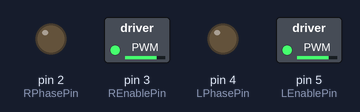
Recording of a sketch running on a simulated Arduino Uno, built with avr-gcc and run on an emulated ATmega328P. Shown: switched loads named in the sketch (green lamp = pin HIGH), output pins drawn as LEDs (lit = HIGH).

Above: at 0.1 s.
Timing chart, 0 to 1.6 s (numbered marks = the images above):
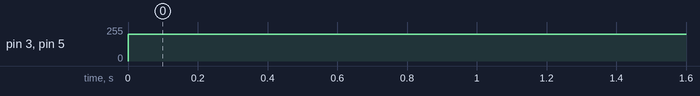

The sketch:

MicroMouse_motor_moving_test.ino
```cpp
int const LEnablePin=5; // L stands for left
int const LPhasePin=4;
//int count=0;
int const REnablePin=3; // R stands for right
int const RPhasePin=2;

void setup()
{
  pinMode(LEnablePin, OUTPUT);
  pinMode(LPhasePin, OUTPUT);
  //pinMode(7, INPUT);
  //Serial.begin(9600);
  pinMode(REnablePin, OUTPUT);
  pinMode(RPhasePin, OUTPUT);
  //pinMode(7, OUTPUT);
}

void loop()
{
  //int sensorVal = digitalRead(7);
  //if (sensorVal==1)
  //{
  //  count=count+1;
  //}
  //Serial.println(count);
  //if (count<1500)
  //{
  digitalWrite(RPhasePin,0); // Phase controls direction. Possible inputs: 0, 1
  digitalWrite(LPhasePin,0);
  analogWrite(REnablePin,200); // Don't know the the max speed yet, but 200 seems fast
                              // enough. To reach full speed, change the code to
                              // digitalWrite(REnablePin, HIGH);
  analogWrite(LEnablePin,200);
  //}
  //else
  //{
  //  analogWrite(LEnablePin,0);
  //  analogWrite(REnablePin,0);
  //  shutdown();
  //}
}
void shutdown()
{
  // add you emergency shutdown code here
  while(1);  // endless loop
}
```

Measured:
- by itself, pin 3 (REnablePin), pin 5 (LEnablePin): 0/255 → 200/255 at 0.00 s
